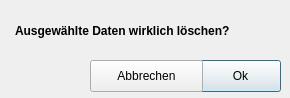
<?xml version="1.0" encoding="UTF-8"?>
<ui version="4.0">
 <class>Dialog</class>
 <widget class="QDialog" name="Dialog">
  <property name="windowModality">
   <enum>Qt::WindowModal</enum>
  </property>
  <property name="enabled">
   <bool>true</bool>
  </property>
  <property name="geometry">
   <rect>
    <x>0</x>
    <y>0</y>
    <width>290</width>
    <height>98</height>
   </rect>
  </property>
  <property name="sizePolicy">
   <sizepolicy hsizetype="Fixed" vsizetype="Preferred">
    <horstretch>0</horstretch>
    <verstretch>0</verstretch>
   </sizepolicy>
  </property>
  <property name="minimumSize">
   <size>
    <width>290</width>
    <height>98</height>
   </size>
  </property>
  <property name="maximumSize">
   <size>
    <width>290</width>
    <height>98</height>
   </size>
  </property>
  <property name="windowTitle">
   <string/>
  </property>
  <property name="sizeGripEnabled">
   <bool>false</bool>
  </property>
  <property name="modal">
   <bool>false</bool>
  </property>
  <widget class="QLabel" name="label">
   <property name="geometry">
    <rect>
     <x>15</x>
     <y>23</y>
     <width>251</width>
     <height>16</height>
    </rect>
   </property>
   <property name="minimumSize">
    <size>
     <width>251</width>
     <height>16</height>
    </size>
   </property>
   <property name="maximumSize">
    <size>
     <width>251</width>
     <height>16</height>
    </size>
   </property>
   <property name="font">
    <font>
     <weight>75</weight>
     <bold>true</bold>
    </font>
   </property>
   <property name="text">
    <string>Ausgewählte Daten wirklich löschen?</string>
   </property>
  </widget>
  <widget class="QPushButton" name="bOK">
   <property name="geometry">
    <rect>
     <x>200</x>
     <y>60</y>
     <width>81</width>
     <height>32</height>
    </rect>
   </property>
   <property name="text">
    <string>Ok</string>
   </property>
   <property name="default">
    <bool>true</bool>
   </property>
   <property name="flat">
    <bool>false</bool>
   </property>
  </widget>
  <widget class="QPushButton" name="bCancel">
   <property name="geometry">
    <rect>
     <x>90</x>
     <y>60</y>
     <width>113</width>
     <height>32</height>
    </rect>
   </property>
   <property name="text">
    <string>Abbrechen</string>
   </property>
  </widget>
 </widget>
 <resources/>
 <connections/>
</ui>
